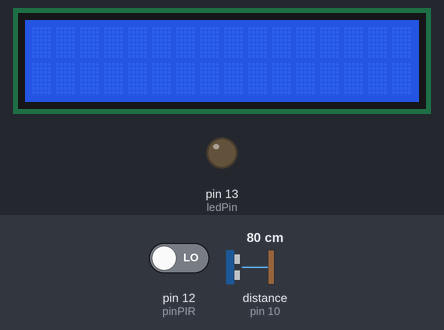
The sketch below on a simulated Arduino Uno, built with avr-gcc and run on an emulated ATmega328P. Shown: 16×2 character LCD, output pins drawn as LEDs (lit = HIGH). Wiring (inferred from the names in the program): ultrasonic range finder: trigger pin 9; echo pin 10. Inputs (shaded band) come from the test bench; at power-on: distance to the obstacle (sensor on pin 10) 80 cm, pin 12 (pinPIR) LOW. The echo pulse lasts 58.3 µs per cm; the local clock reads 2024-03-15 10:24:30 at power-on unless the sketch sets it; pins used as bus, display or sensor lines are not drawn; what the sketch prints to the serial monitor is not drawn.

Above: at 3.7 s.
3.8 s: distance to the obstacle (sensor on pin 10) set to 4 cm
At 5.1 s:
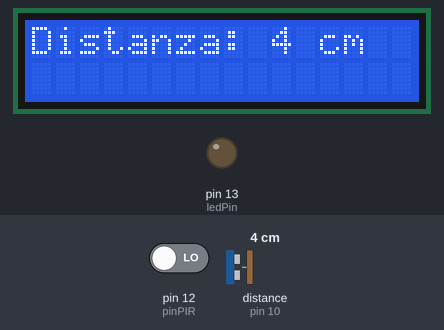
6.8 s: distance to the obstacle (sensor on pin 10) set to 299 cm
At 8.18 s:
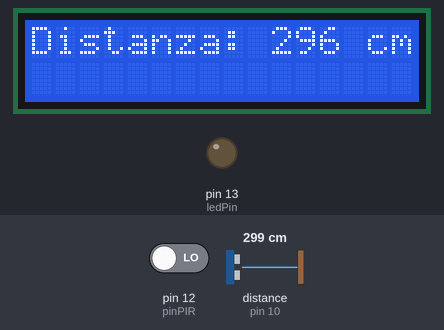
9.8 s: pin 12 (pinPIR) driven HIGH
At 11.1 s:
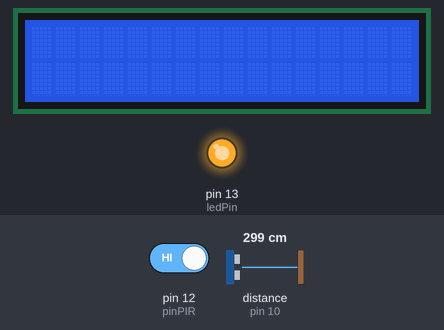
11.9 s: distance to the obstacle (sensor on pin 10) set to 18 cm
At 13.6 s:
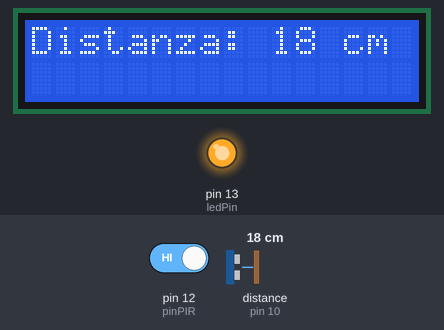
14.0 s: distance to the obstacle (sensor on pin 10) set to 60 cm
At 16.3 s:
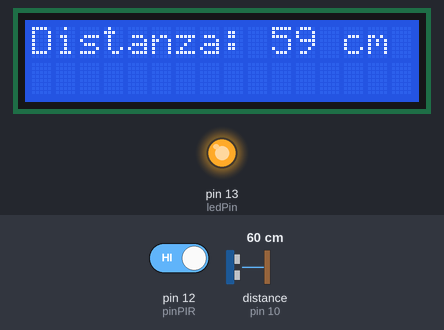
17.0 s: pin 12 (pinPIR) driven LOW
At 17.5 s:
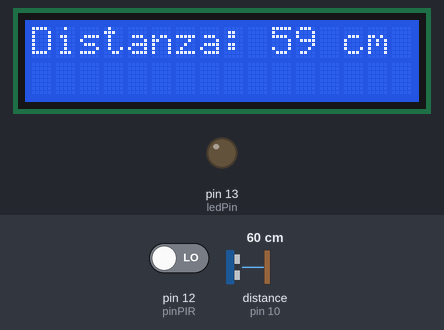
Timing chart, 0 to 20.0 s (numbered marks = the images above; inputs shaded):
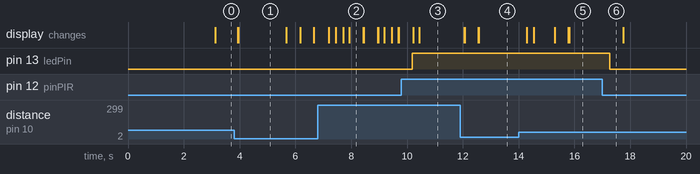

Measured:
- after the input at 9.8 s, pin 13 (ledPin): LOW → HIGH after 0.40 s
- after the input at 11.9 s, the display: first changes after 0.15 s (image 4 shows a later state)
- after the input at 14.0 s, the display: first changes after 0.30 s (image 5 shows a later state)
- after the input at 17.0 s, pin 13 (ledPin): HIGH → LOW after 0.26 s
- what the display in image 1 shows lasts 1.8 s, from 3.9 s to 5.7 s
- what the display in image 2 shows lasts 0.5 s, from 7.9 s to 8.4 s

The sketch:

sketch_FreeRTOS_5.ino
```cpp
#include <Arduino_FreeRTOS.h>
#include <LiquidCrystal.h>
#include <queue.h>
#include <Wire.h>
#include <ds3231.h>

// Dichiarazione dei pin per i componenti
LiquidCrystal lcd(2, 3, 4, 5, 6, 7);
const int trigPin = 9;
const int echoPin = 10;
const int pinPIR = 12;
const int ledPin = 13;

// Dichiarazione delle code per il sensore ultrasuoni e il sensore PIR
QueueHandle_t distanceQueue;
QueueHandle_t motionQueue;

// Variabili di stato per il display LCD
bool lcdActive = false;
bool lcdTimeout = false;
unsigned long lcdOffTime = 0;

// Dichiarazione variabili di stato per il LED
bool ledState = false;
bool ledMotionDetected = false;
unsigned long lastMotionTime = 0;

// Dichiarazione struttura per RTC
struct ts t;

//////////////// Soglie per la distanza e il timeout ////////////////
int proxZone1 = 19;      // Soglia per l'entrata
int proxZone2 = 21;      // Soglia per l'uscita
int timeoutTime = 3000;  // Timeout per lo spegnimento
/////////////////////////////////////////////////////////////////////

void setup() {
  // Inizializzazione dei componenti
  lcd.begin(16, 2);
  pinMode(trigPin, OUTPUT);
  pinMode(echoPin, INPUT);
  pinMode(pinPIR, INPUT);
  pinMode(ledPin, OUTPUT);

  // Inizializzazione della trasmissione seriale
  Serial.begin(9600);

  // Inizializzazione della connessione con il RTC
  Wire.begin();
  DS3231_init(DS3231_CONTROL_INTCN);

  // Creazione delle code per la distanza (Ultrasuoni) e per il movimento (PIR)
  distanceQueue = xQueueCreate(1, sizeof(float));
  motionQueue = xQueueCreate(1, sizeof(bool));

  // Creazione del task per il monitoraggio del sensore ultrasuoni
  xTaskCreate(ultrasonicTask, "Ultrasonic Task", 128, NULL, 2, NULL);

  // Creazione del task per il monitoraggio del sensore PIR
  xTaskCreate(pirTask, "PIR Task", 128, NULL, 2, NULL);

  // Creazione del task per il controllo del display LCD e del LED
  xTaskCreate(lcd_led_ControlTask, "LCD Control Task", 128, NULL, 1, NULL);
}

void loop() {
  // Non esegue nulla nel loop principale
}

void ultrasonicTask(void *pvParameters) {
  float distance;
  TickType_t lastWakeTime = xTaskGetTickCount();
  const TickType_t measurementInterval = pdMS_TO_TICKS(100);

  while(true) {
    // Misura la distanza utilizzando il sensore ultrasuoni
    distance = measureDistance();

    // Invia la distanza alla coda
    xQueueSend(distanceQueue, (void *)&distance, 0);

    // Attende il prossimo intervallo di misurazione
    vTaskDelayUntil(&lastWakeTime, measurementInterval);
  }
}

void pirTask(void *pvParameters) {
  bool motionDetected;
  bool previousMotionDetected = false;
  unsigned long lastMotionTime = 0;
  const unsigned long motionInterval = 2000;  // Intervallo di tempo massimo tra i movimenti consecutivi (in millisecondi)
  TickType_t lastWakeTime = xTaskGetTickCount();
  const TickType_t readingInterval = pdMS_TO_TICKS(100);

  while(true) {
    // Legge lo stato del sensore PIR
    motionDetected = digitalRead(pinPIR) == HIGH;

    // Invia lo stato del movimento alla coda
    xQueueSend(motionQueue, (void *)&motionDetected, 0);

    // Verifica se è trascorso l'intervallo di tempo massimo tra i movimenti consecutivi
    if (motionDetected && previousMotionDetected && (millis() - lastMotionTime >= motionInterval)) {
      lastMotionTime = millis();
      // Print sul monitor del rilevamento del movimento
      printToSerial("movimento", "rilevato");
    }

    previousMotionDetected = motionDetected;

    // Attende il prossimo intervallo di lettura
    vTaskDelayUntil(&lastWakeTime, readingInterval);
  }
}

void lcd_led_ControlTask(void *pvParameters) {
  float distance;
  bool motionDetected;
  bool entered = false;
  bool exited = true;
  TickType_t lastWakeTime = xTaskGetTickCount();
  const TickType_t controlInterval = pdMS_TO_TICKS(100);
  const TickType_t displayInterval = pdMS_TO_TICKS(250);

  while(true) {
    // Controlla la coda del sensore ultrasuoni
    if (xQueueReceive(distanceQueue, &distance, 0) == pdTRUE) {
      // Verifica se l'oggetto è nella zona di prossimità
      if (distance <= proxZone2 && !lcdActive) {
        lcdActive = true;
        lcdTimeout = false;
        lcd.display();
      }

      // Verifica se l'oggetto è nella zona di prossimità per l'entrata
      if (distance < proxZone1 && !entered && exited) {
        entered = true;
        exited = false;

        // Print sul monitor del rilevamento del movimento
        printToSerial("proxZone", "entrata");
      }
      // Verifica se l'oggetto è nella zona di prossimità per l'uscita
      if (distance > proxZone2 && entered && !exited) {
        exited = true;
        entered = false;

        // Print sul monitor del rilevamento del movimento
        printToSerial("proxZone", "uscita");
      }

      // Visualizza la distanza sul display se è attivo
      if (lcdActive) {
        lcd.setCursor(0, 0);
        lcd.print("Distanza:                       ");
        lcd.setCursor(0, 0);
        lcd.print("Distanza: ");
        lcd.print(distance, 0);
        lcd.print(" cm");

        vTaskDelay(displayInterval);
      }

      // Controlla se la distanza è superiore a proxZone2 per x secondi consecutivi
      if (distance > proxZone2) {
        if (!lcdTimeout) {
          lcdTimeout = true;
          lcdOffTime = millis();
        } else if (millis() - lcdOffTime >= timeoutTime) {
          lcdActive = false;
          lcd.noDisplay();
        }
      } else {
        lcdTimeout = false;
      }
    }

    // Controlla la coda del sensore PIR
    if (xQueueReceive(motionQueue, &motionDetected, 0) == pdTRUE) {
      // Verifica se è stato rilevato un movimento
      if (motionDetected && !ledMotionDetected) {
        ledMotionDetected = true;
        lastMotionTime = millis();
        digitalWrite(ledPin, HIGH);

        // Print sul monitor dell'accensione del led
        printToSerial("led", "acceso");
      }
    }

    // Controlla lo stato del LED
    if (ledMotionDetected) {
      // Verifica se è trascorso il tempo di inattività
      if ((millis() - lastMotionTime >= timeoutTime) && (distance > proxZone2) && (!motionDetected)) {
        ledMotionDetected = false;
        digitalWrite(ledPin, LOW);

        // Print sul monitor dello spegnimento del led
        printToSerial("led", "spento");
      }
    }

    // Attende il prossimo intervallo di controllo
    vTaskDelayUntil(&lastWakeTime, controlInterval);
  }
}

float measureDistance() {
  // Effettua la misurazione utilizzando il sensore ultrasuoni HC-SR04
  digitalWrite(trigPin, LOW);
  delayMicroseconds(2);
  digitalWrite(trigPin, HIGH);
  delayMicroseconds(10);
  digitalWrite(trigPin, LOW);
  unsigned long duration = pulseIn(echoPin, HIGH);
  float distance = duration * 0.034 / 2;
  return distance;
}

void printToSerial(const char *actionValue, const char *stateValue) {
  DS3231_get(&t);
  Serial.print("{\"topic\":\"");
  Serial.print(actionValue);
  Serial.print("\",\"timestamp\":\"");
  Serial.print(t.year);
  Serial.print("-");
  Serial.print(t.mon);
  Serial.print("-");
  Serial.print(t.mday);
  Serial.print(" ");
  Serial.print(t.hour);
  Serial.print(":");
  Serial.print(t.min);
  Serial.print(":");
  Serial.print(t.sec);
  Serial.print("\",\"value\":\"");
  Serial.print(stateValue);
  Serial.println("\"}");
}
```
